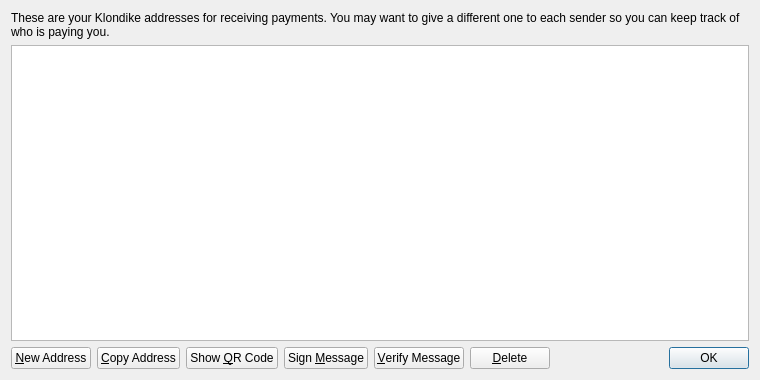
<?xml version="1.0" encoding="UTF-8"?>
<ui version="4.0">
 <class>AddressBookPage</class>
 <widget class="QWidget" name="AddressBookPage">
  <property name="geometry">
   <rect>
    <x>0</x>
    <y>0</y>
    <width>760</width>
    <height>380</height>
   </rect>
  </property>
  <property name="windowTitle">
   <string>Address Book</string>
  </property>
  <layout class="QVBoxLayout" name="verticalLayout">
   <item>
    <widget class="QLabel" name="labelExplanation">
     <property name="text">
      <string>These are your Klondike addresses for receiving payments. You may want to give a different one to each sender so you can keep track of who is paying you.</string>
     </property>
     <property name="textFormat">
      <enum>Qt::PlainText</enum>
     </property>
     <property name="wordWrap">
      <bool>true</bool>
     </property>
    </widget>
   </item>
   <item>
    <widget class="QTableView" name="tableView">
     <property name="contextMenuPolicy">
      <enum>Qt::CustomContextMenu</enum>
     </property>
     <property name="toolTip">
      <string>Double-click to edit address or label</string>
     </property>
     <property name="tabKeyNavigation">
      <bool>false</bool>
     </property>
     <property name="alternatingRowColors">
      <bool>true</bool>
     </property>
     <property name="selectionMode">
      <enum>QAbstractItemView::SingleSelection</enum>
     </property>
     <property name="selectionBehavior">
      <enum>QAbstractItemView::SelectRows</enum>
     </property>
     <property name="sortingEnabled">
      <bool>true</bool>
     </property>
     <attribute name="verticalHeaderVisible">
      <bool>false</bool>
     </attribute>
    </widget>
   </item>
   <item>
    <layout class="QHBoxLayout" name="horizontalLayout">
     <item>
      <widget class="QPushButton" name="newAddressButton">
       <property name="toolTip">
        <string>Create a new address</string>
       </property>
       <property name="text">
        <string>&amp;New Address</string>
       </property>
       <property name="icon">
        <iconset resource="../bitcoin.qrc">
         <normaloff>:/icons/add</normaloff>:/icons/add</iconset>
       </property>
      </widget>
     </item>
     <item>
      <widget class="QPushButton" name="copyToClipboard">
       <property name="toolTip">
        <string>Copy the currently selected address to the system clipboard</string>
       </property>
       <property name="text">
        <string>&amp;Copy Address</string>
       </property>
       <property name="icon">
        <iconset resource="../bitcoin.qrc">
         <normaloff>:/icons/editcopy</normaloff>:/icons/editcopy</iconset>
       </property>
      </widget>
     </item>
     <item>
      <widget class="QPushButton" name="showQRCode">
       <property name="text">
        <string>Show &amp;QR Code</string>
       </property>
       <property name="icon">
        <iconset resource="../bitcoin.qrc">
         <normaloff>:/icons/qrcode</normaloff>:/icons/qrcode</iconset>
       </property>
      </widget>
     </item>
     <item>
      <widget class="QPushButton" name="signMessage">
       <property name="toolTip">
        <string>Sign a message to prove you own a Klondike address</string>
       </property>
       <property name="text">
        <string>Sign &amp;Message</string>
       </property>
       <property name="icon">
        <iconset resource="../bitcoin.qrc">
         <normaloff>:/icons/edit</normaloff>:/icons/edit</iconset>
       </property>
      </widget>
     </item>
     <item>
      <widget class="QPushButton" name="verifyMessage">
       <property name="toolTip">
        <string>Verify a message to ensure it was signed with a specified Klondike address</string>
       </property>
       <property name="text">
        <string>&amp;Verify Message</string>
       </property>
       <property name="icon">
        <iconset resource="../bitcoin.qrc">
         <normaloff>:/icons/transaction_0</normaloff>:/icons/transaction_0</iconset>
       </property>
      </widget>
     </item>
     <item>
      <widget class="QPushButton" name="deleteButton">
       <property name="toolTip">
        <string>Delete the currently selected address from the list</string>
       </property>
       <property name="text">
        <string>&amp;Delete</string>
       </property>
       <property name="icon">
        <iconset resource="../bitcoin.qrc">
         <normaloff>:/icons/remove</normaloff>:/icons/remove</iconset>
       </property>
      </widget>
     </item>
     <item>
      <spacer name="horizontalSpacer">
       <property name="orientation">
        <enum>Qt::Horizontal</enum>
       </property>
       <property name="sizeHint" stdset="0">
        <size>
         <width>40</width>
         <height>20</height>
        </size>
       </property>
      </spacer>
     </item>
     <item>
      <widget class="QDialogButtonBox" name="buttonBox">
       <property name="sizePolicy">
        <sizepolicy hsizetype="Maximum" vsizetype="Fixed">
         <horstretch>0</horstretch>
         <verstretch>0</verstretch>
        </sizepolicy>
       </property>
       <property name="standardButtons">
        <set>QDialogButtonBox::Ok</set>
       </property>
      </widget>
     </item>
    </layout>
   </item>
  </layout>
 </widget>
 <resources>
  <include location="../bitcoin.qrc"/>
 </resources>
 <connections/>
</ui>
